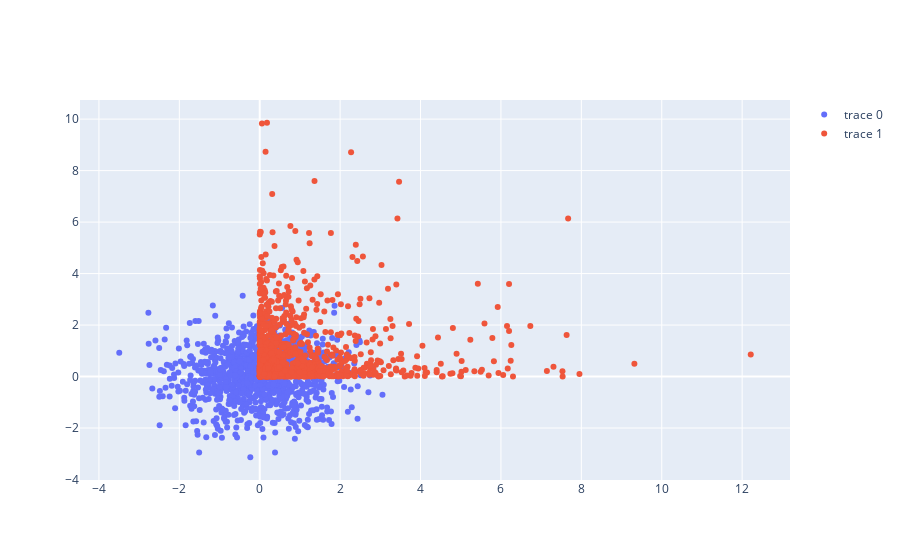

Notebook code cell kept with this figure:
### Markdown cell above
### Scatterplots

### Code cell
random_x = np.random.randn(1000)
random_y = np.random.randn(1000)

# Create a trace
trace1 = go.Scatter(
    x = random_x,
    y = random_y,
    mode = 'markers'
)
trace2 = go.Scatter(
    x = random_x**2,
    y = random_y**2,
    mode = 'markers'
)
data = [trace1, trace2]
fig = go.Figure(data)
fig

### Figure 1 — Plotly figure (JSON) as saved in the notebook; plotly's stock layout.template omitted (floating-point values rounded to 4 significant figures; data arrays with more than 128 entries replaced by an {"elided": "..."} marker saying what was removed)
{"data": [{"mode": "markers", "type": "scatter", "x": {"elided": "1000 float values"}, "y": {"elided": "1000 float values"}}, {"mode": "markers", "type": "scatter", "x": {"elided": "1000 float values"}, "y": {"elided": "1000 float values"}}], "layout": {}}
